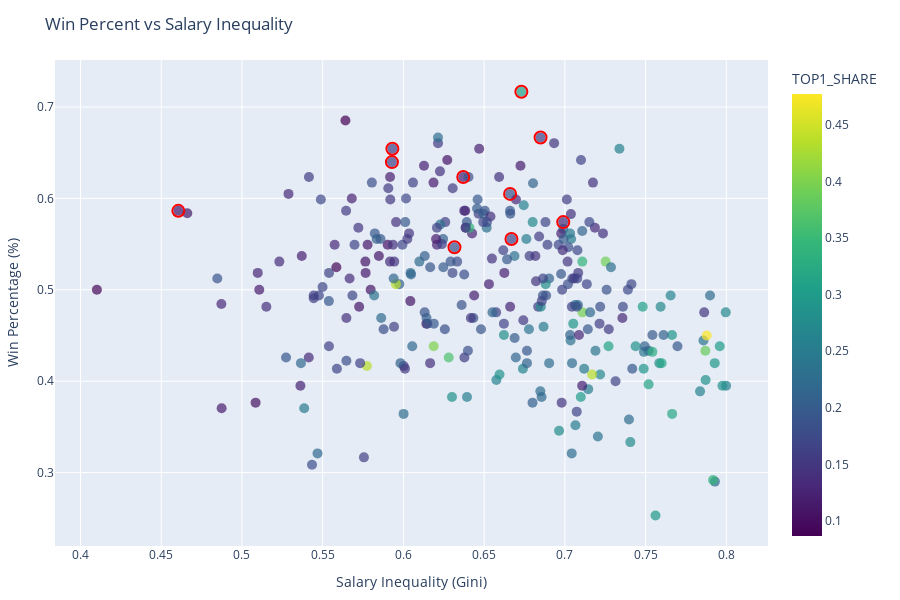

This figure's notebook cell:
### Code cell
#Interactive scatter plot of Gini vs Win Pct

fig = px.scatter(
    mlb_df, 
    x="GINI", 
    y="WinPct", 
    color="TOP1_SHARE",             # optional: color by Year
    hover_name="Team",        # label shown when hovering
    hover_data={
        "Year": True,
        "TOTAL_PAYROLL": ":,", # format with commas
        "Team": True,
        "N_PLAYERS": True,
        "TOP1_SHARE": ":.3f",
        "TOP3_SHARE": ":.3f",
        "TOP5_SHARE": ":.3f",
        "TOP1_PLAYER": True,
        "TOP1_SALARY": ":,", # format with commas
    },
    color_continuous_scale="Viridis",
    labels={
        "WinPct": "Win Percentage (%)",
        "GINI": "Salary Inequality (Gini)"
    },
    title="Win Percent vs Salary Inequality"
)

fig.update_traces(marker=dict(size=10, opacity=0.7, line=dict(width=0)))
fig.update_layout(
    hovermode="closest",
    margin=dict(l=40, r=40, t=60, b=40),
    width=900,
    height=600
)

fig.update_traces(marker=dict(size=10, opacity=0.7, line=dict(width=0)))
fig.update_layout(
    hovermode="closest",
    margin=dict(l=40, r=40, t=60, b=40),
    width=900,
    height=600
)

# Add black outlines only for Highlight == 1
winners = mlb_df[mlb_df["WSWin"] == 1]
fig.add_scatter(
    x=winners["GINI"],
    y=winners["WinPct"],
    mode="markers",
    marker=dict(
        size=12,
        color="rgba(0,0,0,0)",   # hollow fill
        line=dict(color="red", width=2)
    ),
    name="WS Winners",
    showlegend=False
)

fig.show()

### Figure 1 — Plotly figure (JSON) as saved in the notebook; plotly's stock layout.template omitted (floating-point values rounded to 4 significant figures; data arrays with more than 128 entries replaced by an {"elided": "..."} marker saying what was removed)
{"data": [{"customdata": {"elided": "299x9 mixed values"}, "hovertemplate": "<b>%{hovertext}</b><br><br>Salary Inequality (Gini)=%{x}<br>Win Percentage (%)=%{y}<br>Year=%{customdata[0]}<br>TOTAL_PAYROLL=%{customdata[1]:,}<br>Team=%{customdata[2]}<br>N_PLAYERS=%{customdata[3]}<br>TOP1_SHARE=%{marker.color:.3f}<br>TOP3_SHARE=%{customdata[5]:.3f}<br>TOP5_SHARE=%{customdata[6]:.3f}<br>TOP1_PLAYER=%{customdata[7]}<br>TOP1_SALARY=%{customdata[8]:,}<extra></extra>", "hovertext": {"elided": "299 str values"}, "legendgroup": "", "marker": {"color": {"elided": "299 float values"}, "coloraxis": "coloraxis", "line": {"width": 0}, "opacity": 0.7, "size": 10, "symbol": "circle"}, "mode": "markers", "name": "", "orientation": "v", "showlegend": false, "type": "scatter", "x": {"elided": "299 float values"}, "xaxis": "x", "y": {"elided": "299 float values"}, "yaxis": "y"}, {"marker": {"color": "rgba(0,0,0,0)", "line": {"color": "red", "width": 2}, "size": 12}, "mode": "markers", "name": "WS Winners", "showlegend": false, "type": "scatter", "x": [0.6316, 0.685, 0.5929, 0.6371, 0.5932, 0.4606, 0.6731, 0.6661, 0.6669, 0.699], "y": [0.5466, 0.6667, 0.6398, 0.6235, 0.6543, 0.5864, 0.7167, 0.6049, 0.5556, 0.5741]}], "layout": {"coloraxis": {"colorbar": {"title": {"text": "TOP1_SHARE"}}, "colorscale": [[0, "#440154"], [0.1111, "#482878"], [0.2222, "#3e4989"], [0.3333, "#31688e"], [0.4444, "#26828e"], [0.5556, "#1f9e89"], [0.6667, "#35b779"], [0.7778, "#6ece58"], [0.8889, "#b5de2b"], [1, "#fde725"]]}, "height": 600, "hovermode": "closest", "legend": {"tracegroupgap": 0}, "margin": {"b": 40, "l": 40, "r": 40, "t": 60}, "title": {"text": "Win Percent vs Salary Inequality"}, "width": 900, "xaxis": {"anchor": "y", "domain": [0, 1], "title": {"text": "Salary Inequality (Gini)"}}, "yaxis": {"anchor": "x", "domain": [0, 1], "title": {"text": "Win Percentage (%)"}}}}
